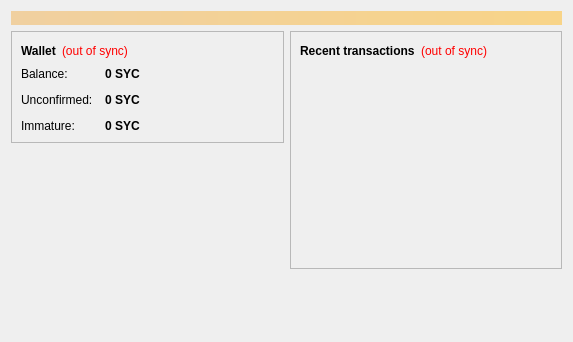
<?xml version="1.0" encoding="UTF-8"?>
<ui version="4.0">
 <class>OverviewPage</class>
 <widget class="QWidget" name="OverviewPage">
  <property name="geometry">
   <rect>
    <x>0</x>
    <y>0</y>
    <width>573</width>
    <height>342</height>
   </rect>
  </property>
  <property name="windowTitle">
   <string>Form</string>
  </property>
  <layout class="QVBoxLayout" name="topLayout">
   <item>
    <widget class="QLabel" name="labelAlerts">
     <property name="visible">
      <bool>false</bool>
     </property>
     <property name="styleSheet">
      <string notr="true">background-color: qlineargradient(x1: 0, y1: 0, x2: 1, y2: 0, stop:0 #F0D0A0, stop:1 #F8D488); color:#000000;</string>
     </property>
     <property name="wordWrap">
      <bool>true</bool>
     </property>
     <property name="margin">
      <number>3</number>
     </property>
    </widget>
   </item>
   <item>
    <layout class="QHBoxLayout" name="horizontalLayout" stretch="1,1">
     <item>
      <layout class="QVBoxLayout" name="verticalLayout_2">
       <item>
        <widget class="QFrame" name="frame">
         <property name="frameShape">
          <enum>QFrame::StyledPanel</enum>
         </property>
         <property name="frameShadow">
          <enum>QFrame::Raised</enum>
         </property>
         <layout class="QVBoxLayout" name="verticalLayout_4">
          <item>
           <layout class="QHBoxLayout" name="horizontalLayout_4">
            <item>
             <widget class="QLabel" name="label_5">
              <property name="font">
               <font>
                <weight>75</weight>
                <bold>true</bold>
               </font>
              </property>
              <property name="text">
               <string>Wallet</string>
              </property>
             </widget>
            </item>
            <item>
             <widget class="QLabel" name="labelWalletStatus">
              <property name="toolTip">
               <string>The displayed information may be out of date. Your wallet automatically synchronizes with the Sayacoin network after a connection is established, but this process has not completed yet.</string>
              </property>
              <property name="styleSheet">
               <string notr="true">QLabel { color: red; }</string>
              </property>
              <property name="text">
               <string notr="true">(out of sync)</string>
              </property>
              <property name="alignment">
               <set>Qt::AlignLeading|Qt::AlignLeft|Qt::AlignVCenter</set>
              </property>
             </widget>
            </item>
            <item>
             <spacer name="horizontalSpacer_2">
              <property name="orientation">
               <enum>Qt::Horizontal</enum>
              </property>
              <property name="sizeHint" stdset="0">
               <size>
                <width>40</width>
                <height>20</height>
               </size>
              </property>
             </spacer>
            </item>
           </layout>
          </item>
          <item>
           <layout class="QFormLayout" name="formLayout_2">
            <property name="fieldGrowthPolicy">
             <enum>QFormLayout::AllNonFixedFieldsGrow</enum>
            </property>
            <property name="horizontalSpacing">
             <number>12</number>
            </property>
            <property name="verticalSpacing">
             <number>12</number>
            </property>
            <item row="0" column="0">
             <widget class="QLabel" name="label">
              <property name="text">
               <string>Balance:</string>
              </property>
             </widget>
            </item>
            <item row="0" column="1">
             <widget class="QLabel" name="labelBalance">
              <property name="font">
               <font>
                <weight>75</weight>
                <bold>true</bold>
               </font>
              </property>
              <property name="cursor">
               <cursorShape>IBeamCursor</cursorShape>
              </property>
              <property name="toolTip">
               <string>Your current balance</string>
              </property>
              <property name="text">
               <string notr="true">0 SYC</string>
              </property>
              <property name="textInteractionFlags">
               <set>Qt::LinksAccessibleByMouse|Qt::TextSelectableByKeyboard|Qt::TextSelectableByMouse</set>
              </property>
             </widget>
            </item>
            <item row="1" column="0">
             <widget class="QLabel" name="label_3">
              <property name="text">
               <string>Unconfirmed:</string>
              </property>
             </widget>
            </item>
            <item row="1" column="1">
             <widget class="QLabel" name="labelUnconfirmed">
              <property name="font">
               <font>
                <weight>75</weight>
                <bold>true</bold>
               </font>
              </property>
              <property name="cursor">
               <cursorShape>IBeamCursor</cursorShape>
              </property>
              <property name="toolTip">
               <string>Total of transactions that have yet to be confirmed, and do not yet count toward the current balance</string>
              </property>
              <property name="text">
               <string notr="true">0 SYC</string>
              </property>
              <property name="textInteractionFlags">
               <set>Qt::LinksAccessibleByMouse|Qt::TextSelectableByKeyboard|Qt::TextSelectableByMouse</set>
              </property>
             </widget>
            </item>
            <item row="2" column="0">
             <widget class="QLabel" name="labelImmatureText">
              <property name="text">
               <string>Immature:</string>
              </property>
             </widget>
            </item>
            <item row="2" column="1">
             <widget class="QLabel" name="labelImmature">
              <property name="font">
               <font>
                <weight>75</weight>
                <bold>true</bold>
               </font>
              </property>
              <property name="toolTip">
               <string>Mined balance that has not yet matured</string>
              </property>
              <property name="text">
               <string notr="true">0 SYC</string>
              </property>
              <property name="textInteractionFlags">
               <set>Qt::LinksAccessibleByMouse|Qt::TextSelectableByKeyboard|Qt::TextSelectableByMouse</set>
              </property>
             </widget>
            </item>
           </layout>
          </item>
         </layout>
        </widget>
       </item>
       <item>
        <spacer name="verticalSpacer">
         <property name="orientation">
          <enum>Qt::Vertical</enum>
         </property>
         <property name="sizeHint" stdset="0">
          <size>
           <width>20</width>
           <height>40</height>
          </size>
         </property>
        </spacer>
       </item>
      </layout>
     </item>
     <item>
      <layout class="QVBoxLayout" name="verticalLayout_3">
       <item>
        <widget class="QFrame" name="frame_2">
         <property name="frameShape">
          <enum>QFrame::StyledPanel</enum>
         </property>
         <property name="frameShadow">
          <enum>QFrame::Raised</enum>
         </property>
         <layout class="QVBoxLayout" name="verticalLayout">
          <item>
           <layout class="QHBoxLayout" name="horizontalLayout_2">
            <item>
             <widget class="QLabel" name="label_4">
              <property name="text">
               <string>&lt;b&gt;Recent transactions&lt;/b&gt;</string>
              </property>
             </widget>
            </item>
            <item>
             <widget class="QLabel" name="labelTransactionsStatus">
              <property name="toolTip">
               <string>The displayed information may be out of date. Your wallet automatically synchronizes with the Sayacoin network after a connection is established, but this process has not completed yet.</string>
              </property>
              <property name="styleSheet">
               <string notr="true">QLabel { color: red; }</string>
              </property>
              <property name="text">
               <string notr="true">(out of sync)</string>
              </property>
              <property name="alignment">
               <set>Qt::AlignRight|Qt::AlignTrailing|Qt::AlignVCenter</set>
              </property>
             </widget>
            </item>
            <item>
             <spacer name="horizontalSpacer">
              <property name="orientation">
               <enum>Qt::Horizontal</enum>
              </property>
              <property name="sizeHint" stdset="0">
               <size>
                <width>40</width>
                <height>20</height>
               </size>
              </property>
             </spacer>
            </item>
           </layout>
          </item>
          <item>
           <widget class="QListView" name="listTransactions">
            <property name="styleSheet">
             <string notr="true">QListView { background: transparent; }</string>
            </property>
            <property name="frameShape">
             <enum>QFrame::NoFrame</enum>
            </property>
            <property name="verticalScrollBarPolicy">
             <enum>Qt::ScrollBarAlwaysOff</enum>
            </property>
            <property name="horizontalScrollBarPolicy">
             <enum>Qt::ScrollBarAlwaysOff</enum>
            </property>
            <property name="selectionMode">
             <enum>QAbstractItemView::NoSelection</enum>
            </property>
           </widget>
          </item>
         </layout>
        </widget>
       </item>
       <item>
        <spacer name="verticalSpacer_2">
         <property name="orientation">
          <enum>Qt::Vertical</enum>
         </property>
         <property name="sizeHint" stdset="0">
          <size>
           <width>20</width>
           <height>40</height>
          </size>
         </property>
        </spacer>
       </item>
      </layout>
     </item>
    </layout>
   </item>
  </layout>
 </widget>
 <resources/>
 <connections/>
</ui>
